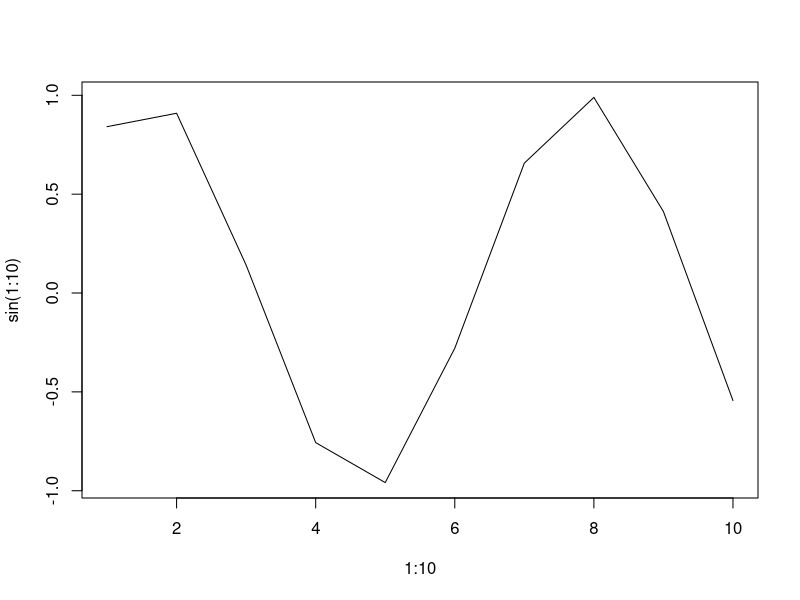
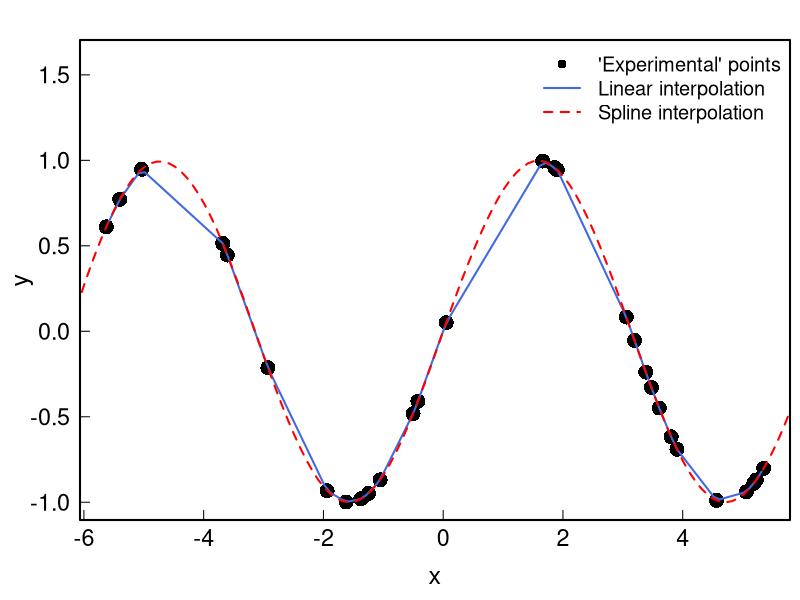
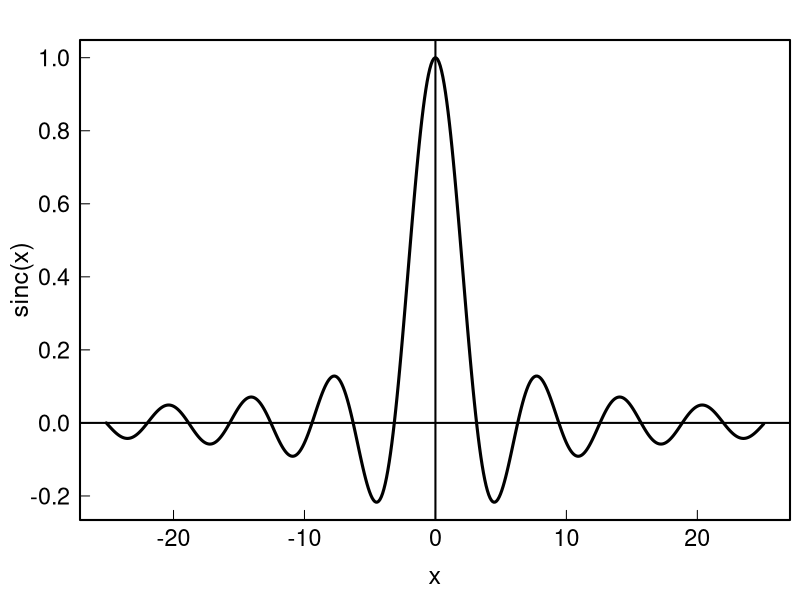

Here is the R script that generated these plots, in order:
## ---- chunk 1
geom_mean <- function(x, y){
    a <- sqrt(x*y)
}
geom_mean(1,2)
## ---- chunk 2
geom_mean <- function(x, y){
    a <- sqrt(x*y)
    a
}
geom_mean(1,2) #returns a
## ---- chunk 3
person <- function(name, age){
    list(name=name, age=age)
}
joe <- person(name="Joe", age=33)
joe
## ---- chunk 4
testfunc <- function(x, y=1){
    x*y
}
testfunc(1)
testfunc(1, y=2)
testfunc(1:3, y=.1)
## ---- chunk 5
testfunc2 <- function(x, ...){
    head(x, ...)
}
testfunc2(1:100)
testfunc2(1:100,2)
## ---- chunk 6
testfunc3 <- function(FUN, ...){
    FUN(...)
}
testfunc3(sum, 1:10)
testfunc3(plot, 1:10, sin(1:10), type="l")
## ---- chunk 7
xmin <- -2*pi; xmax <- 2*pi
x  <- runif(30, min=xmin, max=xmax)
xx <- seq(xmin, xmax, .1)
y  <- sin(x)
# Linear interpolation
lin_interp <- approxfun(x,y)        #is a function
lin_interp(0); lin_interp(pi)
yy_lin     <- approx(x, y, xout=xx) #is a list containing x and y

# Cubic spline interpolation
spl_interp <- splinefun(x,y)        #is a function
yy_spl     <- spline(x, y, xout=xx) #is a list containing x and y

par(family = "Helvetica", cex.lab=1.5, cex.axis=1.4, 
    mgp = c(2.4, .5, 0), tck=0.02, mar=c(4, 4, 2, .5), lwd=2, las=1)
plot(x, y, pch=16, cex=2, ylim=c(-1,1.6))
lines(xx, lin_interp(xx), col="royalblue") # equivalent to: lines(yy_lin, col="royalblue")
lines(xx, spl_interp(xx), col="red", lty=2)# equivalent to: lines(yy_spl, col="red")
legend("topright",
    cex=1.2,
    lty=c(NA, 1, 2),
    lwd=c(NA, 2, 2),
    pch=c(16, NA, NA),
    col=c("black", "royalblue", "red"),
    bty = "n",
    legend=c("'Experimental' points", "Linear interpolation", "Spline interpolation")
    )
## ---- chunk 8
sinc <- function(x, tol = sqrt(.Machine$double.eps) ){
    # sinus cardinal
    y <- rep(1,length(x))
    b <- which(abs(x)>tol)
    y[b] <- sin(x[b])/x[b]
    y
}
sinc(seq(-pi,pi,pi/4))
x <- seq(-8*pi,8*pi,.1)
plot(x, sinc(x), type="l", lwd=3);abline(h=0,v=0)
## ---- chunk 9
people <- function(ppl=tibble::tibble(), name=NA, age=NA, gender=NA, origin=NA){
    library(tibble)
    library(dplyr)
    bind_rows(ppl, tibble(name=name, age=age, gender=gender, origin=origin))
}
ppl <- people(name="Colin", age=33, gender="Male", origin="France")
ppl <- people(ppl=ppl, name="Vincent", age=39, gender="Male", origin="France")
ppl
